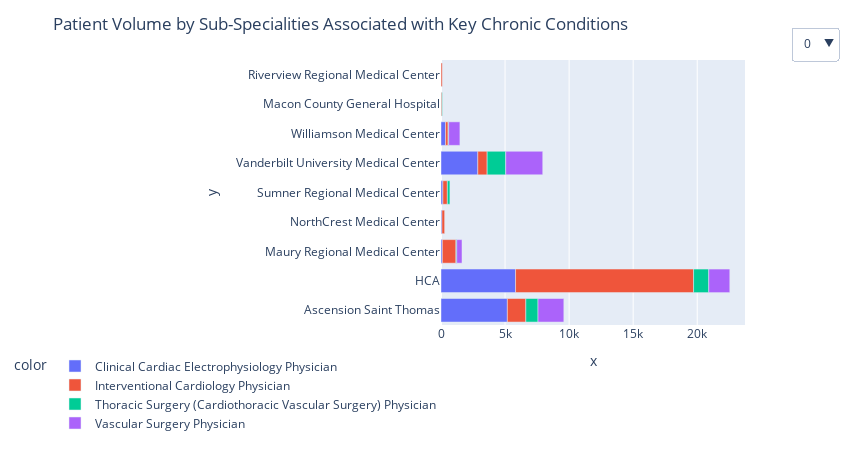

The code cell stored with this chart in its notebook:
### Code cell
#https://community.plotly.com/t/advanced-dropdown-menus-with-plotly/40922

cardiac_df = df[df['Chronic Conditions']=='Ischemic Heart Disease / Hyperlipidemia / Hypertension / Atrial Fibrillation'].iloc[:,1:]
#diabetes_df = df[df['Chronic Conditions']=='Diabetes'].iloc[:,1:]
renal_df = df[df['Chronic Conditions']=='Kidney Disease'].iloc[:,1:]
osteo_df = df[df['Chronic Conditions']=='Osteoporosis'].iloc[:,1:]
copd_df = df[df['Chronic Conditions']=='COPD & Asthma'].iloc[:,1:]
#other_df = df[df['Chronic Conditions']=='Other'].iloc[:,1:]

#fig = go.Figure()

#fig.update_layout(
#    template="simple_white",
#    xaxis=dict(title_text="Patient Volume"),
#    yaxis=dict(title_text="Hospital Group"),
#    barmode="stack",
#)

#colors = ["#2A66DE", "#FFC32B"]

#for r, c in zip(df.response.unique(), colors):
#    plot_df = df[df.response == r]
#    fig.add_trace(
#        go.Bar(x=[plot_df.week, plot_df.layout], y=plot_df.cnt, name=r, marker_color=c),
#    )

#fig

#df1 = pd.read_csv('https://raw.githubusercontent.com/plotly/datasets/master/solar.csv')
#df2 = pd.read_csv('https://raw.githubusercontent.com/plotly/datasets/master/finance-charts-apple.csv')    

# Name the list of dataframes

df_list=[cardiac_df, renal_df, osteo_df, copd_df]

#fig = go.Figure(data=traces,
#                layout=dict(updatemenus=updatemenus))

fig=px.bar(x=df_list[0]['Patient Volume']
            , y=df_list[0]['Hospital Group']
            , color= df_list[0]['NUCC Sub-Speciality']
)
#fig = go.Figure()
#fig.add_bar(x=df_list[0]['Patient Volume']
#            , y=df_list[0]['Hospital Group']
            #, color= df_list[0]['NUCC Sub-Speciality']
            #, barmode='stack'
#           )
#fig.add_scatter(x=df2[cols2[0]], y=df2[cols2[1]], mode='lines', visible=False);

#The trace restyling  to be performed at an option selection in the first/second dropdown menu
# is defined within  buttons1/buttons2 below:

buttons1 = [dict(method = "update",
                 args = [{'x': [df_list[i]['Patient Volume'], 'undefined'],
                          'y': [df_list[i]['Hospital Group'], 'undefined'],
                          'marker_color': [df_list[i]['NUCC Sub-Speciality'], 'undefined'],
                          'visible':[True, True, True]}] , 
                 
                 label = i #['Cardiac Conditions','Diabetes','Kidney Disease','Osteoporosis','COPD & Asthma','Other']
                )   for i in range( len(df_list))
           ]  

fig.update_layout(legend=dict(
    orientation="h",
   ## yanchor="top",
    ##y=1.02,
    xanchor="right",
  # x=1
))

fig.update_layout(title_text='Patient Volume by Sub-Specialities Associated with Key Chronic Conditions',
                  title_x=0.4,
                  width=850,
                  height=450,
                  updatemenus=[dict(active=0,
                                    buttons=buttons1,
                                    x=1.15,
                                    #y=1,
                                    xanchor='left',
                                    yanchor='bottom')                            
                               
                              ]); 

#Add annotations for the two dropdown menus:

#fig.add_annotation(
#            x=1.065,
#            y=1,
#            xref='paper',
#            yref='paper',
#            showarrow=False,
#            xanchor='left',
#            text="df1<br>State")
#;



fig.show()

### Figure 1 — Plotly figure (JSON) as saved in the notebook; plotly's stock layout.template omitted (floating-point values rounded to 4 significant figures)
{"data": [{"alignmentgroup": "True", "hovertemplate": "color=Clinical Cardiac Electrophysiology Physician<br>x=%{x}<br>y=%{y}<extra></extra>", "legendgroup": "Clinical Cardiac Electrophysiology Physician", "marker": {"color": "#636efa"}, "name": "Clinical Cardiac Electrophysiology Physician", "offsetgroup": "Clinical Cardiac Electrophysiology Physician", "orientation": "h", "showlegend": true, "textposition": "auto", "type": "bar", "x": [5180, 5820, 104, 72, 147, 2874, 357], "xaxis": "x", "y": ["Ascension Saint Thomas", "HCA", "Maury Regional Medical Center", "NorthCrest Medical Center", "Sumner Regional Medical Center", "Vanderbilt University Medical Center", "Williamson Medical Center"], "yaxis": "y"}, {"alignmentgroup": "True", "hovertemplate": "color=Interventional Cardiology Physician<br>x=%{x}<br>y=%{y}<extra></extra>", "legendgroup": "Interventional Cardiology Physician", "marker": {"color": "#EF553B"}, "name": "Interventional Cardiology Physician", "offsetgroup": "Interventional Cardiology Physician", "orientation": "h", "showlegend": true, "textposition": "auto", "type": "bar", "x": [1441, 13896, 71, 1062, 213, 99, 349, 730, 199], "xaxis": "x", "y": ["Ascension Saint Thomas", "HCA", "Macon County General Hospital", "Maury Regional Medical Center", "NorthCrest Medical Center", "Riverview Regional Medical Center", "Sumner Regional Medical Center", "Vanderbilt University Medical Center", "Williamson Medical Center"], "yaxis": "y"}, {"alignmentgroup": "True", "hovertemplate": "color=Thoracic Surgery (Cardiothoracic Vascular Surgery) Physician<br>x=%{x}<br>y=%{y}<extra></extra>", "legendgroup": "Thoracic Surgery (Cardiothoracic Vascular Surgery) Physician", "marker": {"color": "#00cc96"}, "name": "Thoracic Surgery (Cardiothoracic Vascular Surgery) Physician", "offsetgroup": "Thoracic Surgery (Cardiothoracic Vascular Surgery) Physician", "orientation": "h", "showlegend": true, "textposition": "auto", "type": "bar", "x": [950, 1182, 41, 63, 200, 1448, 45], "xaxis": "x", "y": ["Ascension Saint Thomas", "HCA", "Macon County General Hospital", "Maury Regional Medical Center", "Sumner Regional Medical Center", "Vanderbilt University Medical Center", "Williamson Medical Center"], "yaxis": "y"}, {"alignmentgroup": "True", "hovertemplate": "color=Vascular Surgery Physician<br>x=%{x}<br>y=%{y}<extra></extra>", "legendgroup": "Vascular Surgery Physician", "marker": {"color": "#ab63fa"}, "name": "Vascular Surgery Physician", "offsetgroup": "Vascular Surgery Physician", "orientation": "h", "showlegend": true, "textposition": "auto", "type": "bar", "x": [2016, 1644, 410, 2889, 875], "xaxis": "x", "y": ["Ascension Saint Thomas", "HCA", "Maury Regional Medical Center", "Vanderbilt University Medical Center", "Williamson Medical Center"], "yaxis": "y"}], "layout": {"barmode": "relative", "height": 450, "legend": {"orientation": "h", "title": {"text": "color"}, "tracegroupgap": 0, "xanchor": "right"}, "margin": {"t": 60}, "title": {"text": "Patient Volume by Sub-Specialities Associated with Key Chronic Conditions", "x": 0.4}, "updatemenus": [{"active": 0, "buttons": [{"args": [{"marker_color": [["Clinical Cardiac Electrophysiology Physician", "Clinical Cardiac Electrophysiology Physician", "Clinical Cardiac Electrophysiology Physician", "Clinical Cardiac Electrophysiology Physician", "Clinical Cardiac Electrophysiology Physician", "Clinical Cardiac Electrophysiology Physician", "Clinical Cardiac Electrophysiology Physician", "Interventional Cardiology Physician", "Interventional Cardiology Physician", "Interventional Cardiology Physician", "Interventional Cardiology Physician", "Interventional Cardiology Physician", "Interventional Cardiology Physician", "Interventional Cardiology Physician", "Interventional Cardiology Physician", "Interventional Cardiology Physician", "Thoracic Surgery (Cardiothoracic Vascular Surgery) Physician", "Thoracic Surgery (Cardiothoracic Vascular Surgery) Physician", "Thoracic Surgery (Cardiothoracic Vascular Surgery) Physician", "Thoracic Surgery (Cardiothoracic Vascular Surgery) Physician", "Thoracic Surgery (Cardiothoracic Vascular Surgery) Physician", "Thoracic Surgery (Cardiothoracic Vascular Surgery) Physician", "Thoracic Surgery (Cardiothoracic Vascular Surgery) Physician", "Vascular Surgery Physician", "Vascular Surgery Physician", "Vascular Surgery Physician", "Vascular Surgery Physician", "Vascular Surgery Physician"], "undefined"], "visible": [true, true, true], "x": [[5180, 5820, 104, 72, 147, 2874, 357, 1441, 13896, 71, 1062, 213, 99, 349, 730, 199, 950, 1182, 41, 63, 200, 1448, 45, 2016, 1644, 410, 2889, 875], "undefined"], "y": [["Ascension Saint Thomas", "HCA", "Maury Regional Medical Center", "NorthCrest Medical Center", "Sumner Regional Medical Center", "Vanderbilt University Medical Center", "Williamson Medical Center", "Ascension Saint Thomas", "HCA", "Macon County General Hospital", "Maury Regional Medical Center", "NorthCrest Medical Center", "Riverview Regional Medical Center", "Sumner Regional Medical Center", "Vanderbilt University Medical Center", "Williamson Medical Center", "Ascension Saint Thomas", "HCA", "Macon County General Hospital", "Maury Regional Medical Center", "Sumner Regional Medical Center", "Vanderbilt University Medical Center", "Williamson Medical Center", "Ascension Saint Thomas", "HCA", "Maury Regional Medical Center", "Vanderbilt University Medical Center", "Williamson Medical Center"], "undefined"]}], "label": "0", "method": "update"}, {"args": [{"marker_color": [["Nephrology Physician", "Nephrology Physician", "Nephrology Physician", "Nephrology Physician", "Nephrology Physician", "Nephrology Physician", "Nephrology Physician", "Nephrology Physician", "Nephrology Physician", "Nephrology Physician", "Nephrology Physician", "Urology Physician", "Urology Physician", "Urology Physician", "Urology Physician", "Urology Physician", "Urology Physician", "Urology Physician", "Urology Physician", "Urology Physician", "Urology Physician"], "undefined"], "visible": [true, true, true], "x": [[4933, 8102, 245, 1988, 118, 358, 281, 909, 93, 9085, 952, 2556, 4776, 55, 1216, 66, 299, 182, 1115, 5559, 1272], "undefined"], "y": [["Ascension Saint Thomas", "HCA", "Macon County General Hospital", "Maury Regional Medical Center", "Nashville General Hosptial", "NorthCrest Medical Center", "Riverview Regional Medical Center", "Sumner Regional Medical Center", "Trousdale Medical Center", "Vanderbilt University Medical Center", "Williamson Medical Center", "Ascension Saint Thomas", "HCA", "Macon County General Hospital", "Maury Regional Medical Center", "Nashville General Hosptial", "NorthCrest Medical Center", "Riverview Regional Medical Center", "Sumner Regional Medical Center", "Vanderbilt University Medical Center", "Williamson Medical Center"], "undefined"]}], "label": "1", "method": "update"}, {"args": [{"marker_color": [["Orthopaedic Surgery Physician", "Orthopaedic Surgery Physician", "Orthopaedic Surgery Physician", "Orthopaedic Surgery Physician", "Orthopaedic Surgery Physician", "Orthopaedic Surgery Physician", "Orthopaedic Surgery Physician", "Orthopaedic Surgery Physician", "Orthopaedic Surgery Physician", "Orthopaedic Surgery Physician", "Orthopaedic Surgery of the Spine Physician", "Orthopaedic Surgery of the Spine Physician", "Orthopaedic Surgery of the Spine Physician", "Orthopaedic Surgery of the Spine Physician", "Orthopaedic Surgery of the Spine Physician", "Orthopaedic Surgery of the Spine Physician"], "undefined"], "visible": [true, true, true], "x": [[3378, 7325, 157, 3703, 51, 785, 216, 904, 3852, 945, 63, 1337, 556, 31, 473, 733], "undefined"], "y": [["Ascension Saint Thomas", "HCA", "Macon County General Hospital", "Maury Regional Medical Center", "Nashville General Hosptial", "NorthCrest Medical Center", "Riverview Regional Medical Center", "Sumner Regional Medical Center", "Vanderbilt University Medical Center", "Williamson Medical Center", "Ascension Saint Thomas", "HCA", "Maury Regional Medical Center", "Nashville General Hosptial", "Vanderbilt University Medical Center", "Williamson Medical Center"], "undefined"]}], "label": "2", "method": "update"}, {"args": [{"marker_color": [["Pulmonary Disease Physician", "Pulmonary Disease Physician", "Pulmonary Disease Physician", "Pulmonary Disease Physician", "Pulmonary Disease Physician", "Pulmonary Disease Physician", "Pulmonary Disease Physician", "Pulmonary Disease Physician", "Pulmonary Disease Physician", "Pulmonary Disease Physician", "Pulmonary Disease Physician"], "undefined"], "visible": [true, true, true], "x": [[9310, 9587, 67, 1187, 91, 572, 133, 1739, 91, 5206, 1104], "undefined"], "y": [["Ascension Saint Thomas", "HCA", "Macon County General Hospital", "Maury Regional Medical Center", "Nashville General Hosptial", "NorthCrest Medical Center", "Riverview Regional Medical Center", "Sumner Regional Medical Center", "Trousdale Medical Center", "Vanderbilt University Medical Center", "Williamson Medical Center"], "undefined"]}], "label": "3", "method": "update"}], "x": 1.15, "xanchor": "left", "yanchor": "bottom"}], "width": 850, "xaxis": {"anchor": "y", "domain": [0, 1], "title": {"text": "x"}}, "yaxis": {"anchor": "x", "domain": [0, 1], "title": {"text": "y"}}}}
